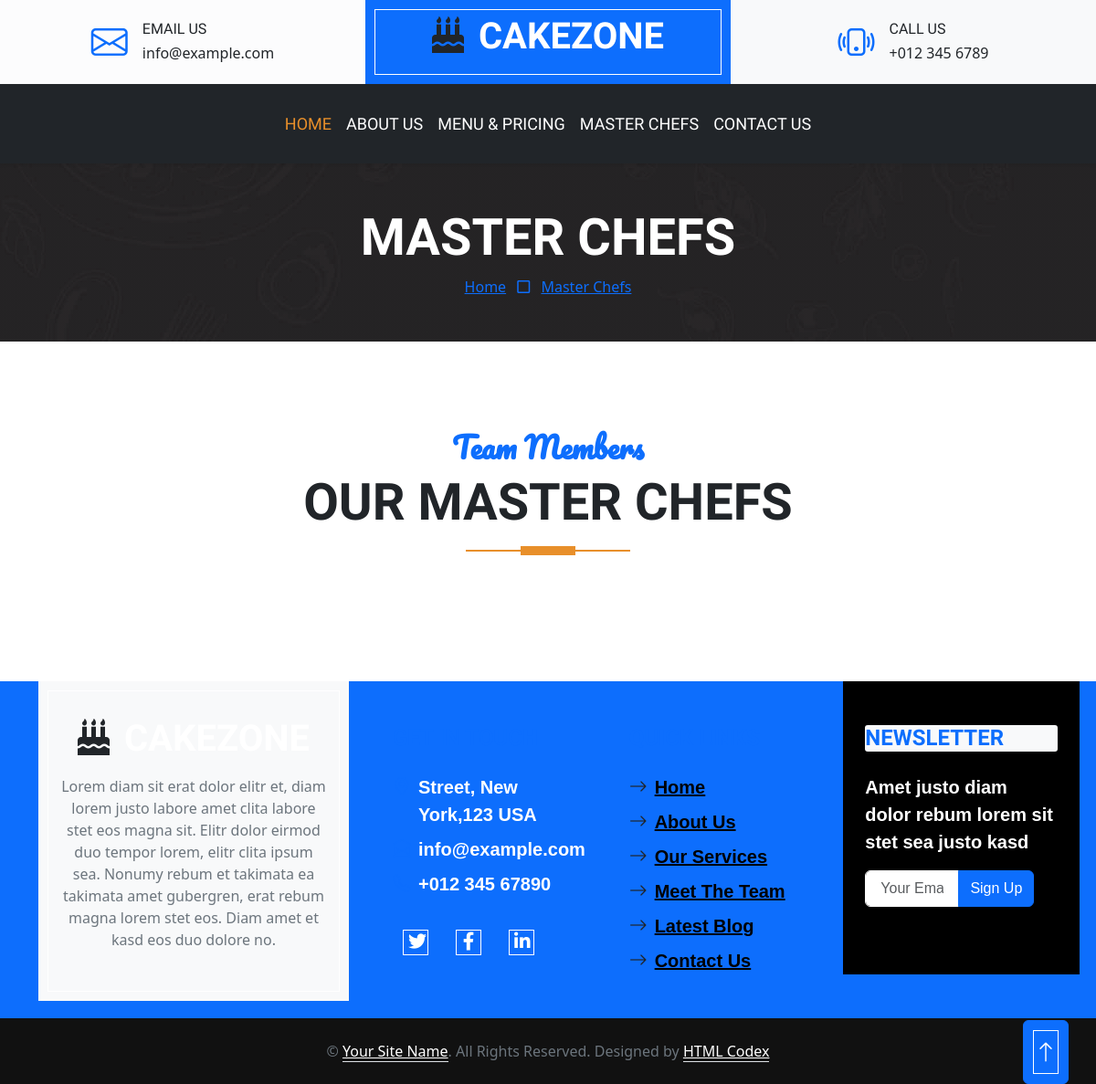
The app's page /cake/chef/, older data.
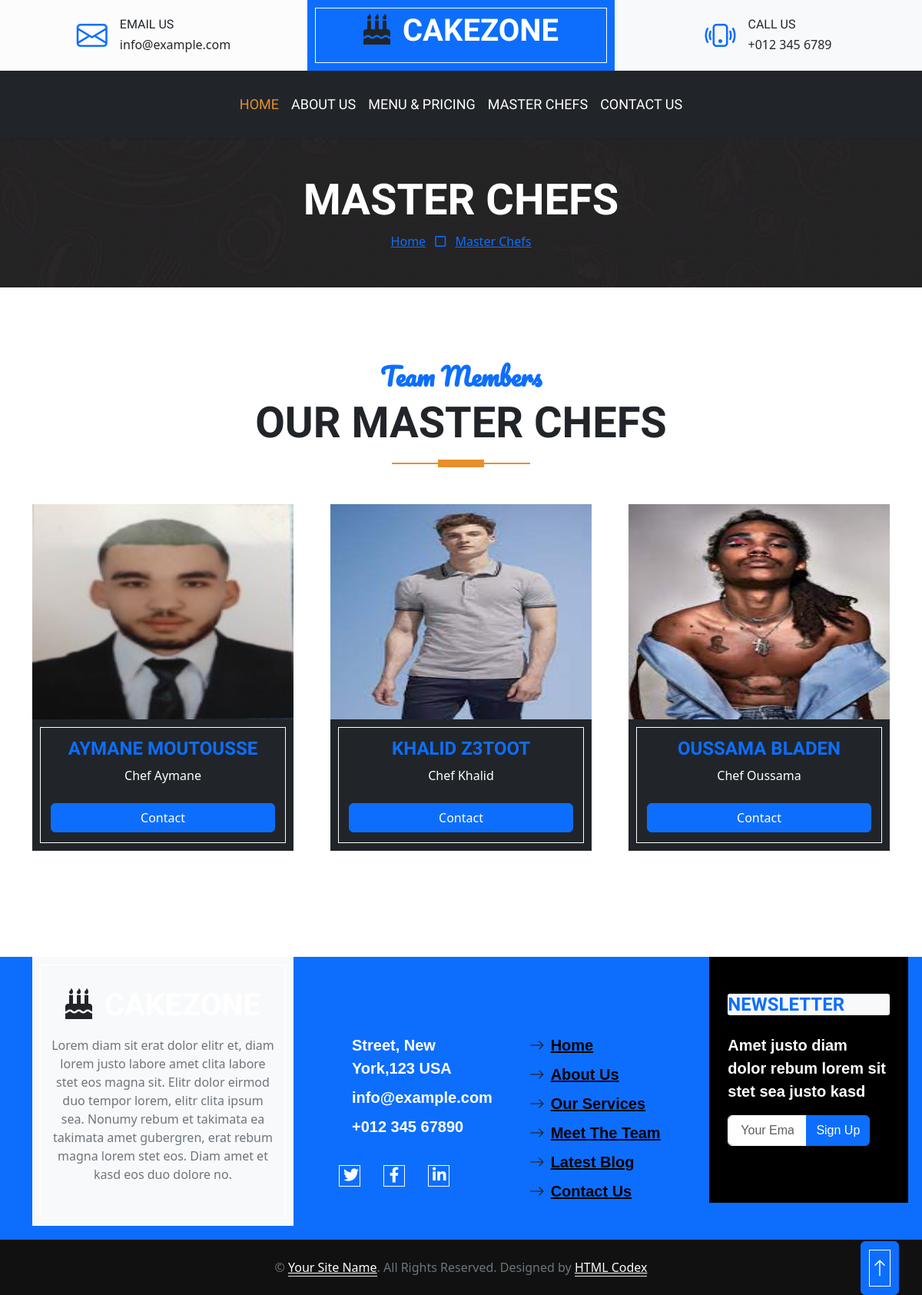
The same page, newer data.
### cakeapp/models.py (models this page shows, shortened)
class Chef(models.Model):
    name = models.CharField(max_length=50,null=False,blank=True)
    spes = models.TextField(max_length=300,null=True,blank=True)
    chef_img = models.ImageField(upload_to='imgs_chef/',null=True,blank=True)
    slug = models.SlugField(null=True,blank=True)

### cakeapp/views.py (the view)
# urls.py: path("chef/", ServicView.as_view(), name="chef"),
class ServicView(ListView):
    model = Chef
    template_name = 'pages/servise.html'
    context_object_name = 'contex'

### cakeapp/templates/pages/servise.html (shortened to what this page needs)
{% extends 'base.html' %}
{% block cake %}
    <div class="container-fluid bg-dark bg-img p-5 mb-5">
        <div class="row">
            <div class="col-12 text-center">
                <h1 class="display-4 text-uppercase text-white">Master Chefs</h1>
                <a href="{% url 'cake:index' %}">Home</a>
                <i class="far fa-square text-primary px-2"></i>
                <a href="{% url 'cake:chef' %}">Master Chefs</a>
            </div>
        </div>
    </div>
    <div class="container-fluid py-5">
        <div class="container">
            <div class="section-title position-relative text-center mx-auto mb-5 pb-3" style="max-width: 600px;">
                <h2 class="text-primary font-secondary">Team Members</h2>
                <h1 class="display-4 text-uppercase">Our Master Chefs</h1>
            </div>
            <div class="row g-5">
                {% for i in contex %}
                <div class="col-lg-4 col-md-6">
                    <div class="team-item">
                        <div class="position-relative overflow-hidden">
                        </div>
                        <div class="bg-dark border-inner text-center p-4">
                            <h4 class="text-uppercase text-primary">{{i.name}}</h4>
                            <p class="text-white m-0">{{i.spes}}</p>
                            <br>
                            <a class="btn btn-primary col-12" href="{% url 'cake:single-chef' slug=i.slug %}" role="button">Contact</a>
                        </div>
                    </div>
                </div>
                {% endfor %}
            </div>
        </div>
    </div>
{% endblock cake %}

### cakeapp/templates/base.html (shortened to what this page needs)
{% load static %}
<!DOCTYPE html>
<html lang="en">
<head>
    <link href="https://cdnjs.cloudflare.com/ajax/libs/font-awesome/5.10.0/css/all.min.css" rel="stylesheet">
    <link href="https://cdn.jsdelivr.net/npm/bootstrap-icons@1.4.1/font/bootstrap-icons.css" rel="stylesheet">
    <link href="{% static 'lib/owlcarousel/assets/owl.carousel.min.css' %}" rel="stylesheet">
    <link href="{% static 'css/bootstrap.min.css' %}" rel="stylesheet">
    <link href="{% static 'css/style.css' %}" rel="stylesheet">
    <link href="{% static 'css/single.css' %}" rel="stylesheet">
    <link href="https://cdn.jsdelivr.net/npm/bootstrap@5.3.0-alpha1/dist/css/bootstrap.min.css" rel="stylesheet">
</head>
<body>
    <div class="container-fluid px-0 d-none d-lg-block" >
        <div class="row gx-0" >
            <div class="col-lg-4 text-center bg-light-subtle py-3">
                <div class="d-inline-flex align-items-center justify-content-center">
                    <i class="bi bi-envelope fs-1 text-primary me-3"></i>
                    <div class="text-start">
                        <h6 class="text-uppercase mb-1">Email Us</h6>
                        <span>info@example.com</span>
                    </div>
                </div>
            </div>
            <div class="col-lg-4 text-center bg-primary border-inner py-3">
                <div class="d-inline-flex align-items-center justify-content-center">
                    <a href="index.html" class="navbar-brand">
                        <h1 class="m-0 text-uppercase text-white"><i class="fa fa-birthday-cake fs-1 text-dark me-3"></i>CakeZone</h1>
                    </a>
                </div>
            </div>
            <div class="col-lg-4 text-center bg-light py-3">
                <div class="d-inline-flex align-items-center justify-content-center">
                    <i class="bi bi-phone-vibrate fs-1 text-primary me-3"></i>
                    <div class="text-start">
                        <h6 class="text-uppercase mb-1">Call Us</h6>
                        <span>+012 345 6789</span>
                    </div>
                </div>
            </div>
        </div>
    </div>
    <nav class="navbar navbar-expand-lg bg-dark navbar-dark shadow-sm py-3 py-lg-0 px-3 px-lg-0">
        <div class="collapse navbar-collapse" id="navbarCollapse">
            <div class="navbar-nav ms-auto mx-lg-auto py-0">
                <a href="{% url 'cake:index' %}" class="nav-item nav-link active">Home</a>
                <a href="{% url 'cake:about' %}" class="nav-item nav-link">About Us</a>
                <a href="{% url 'cake:menu' %}" class="nav-item nav-link">Menu & Pricing</a>
                <a href="{% url 'cake:chef' %}" class="nav-item nav-link">Master Chefs</a>
                <a href="{% url 'cake:contact' %}" class="nav-item nav-link">Contact Us</a>
            </div>
        </div>
    </nav>
{% block cake %}{% endblock cake %}
     <div class="container-fluid bg-primary text-secondary" style="margin-top: 90px;background-color: aqua;">
        <div class="container">
            <div class="row gx-5 ">
                <div class="col-lg-4 col-md-6 mb-lg-n5 " style="height: 350px;">
                    <div class="d-flex flex-column align-items-center justify-content-center text-center h-100 bg-light border-inner p-4">
                        <a href="index.html" class="navbar-brand">
                            <h1 class="m-0 text-uppercase text-white"><i class="fa fa-birthday-cake fs-1 text-dark me-3"></i>CakeZone</h1>
                        </a>
                        <p class="mt-3">Lorem diam sit erat dolor elitr et, diam lorem justo labore amet clita labore stet eos magna sit. Elitr dolor eirmod duo tempor lorem, elitr clita ipsum sea. Nonumy rebum et takimata ea takimata amet gubergren, erat rebum magna lorem stet eos. Diam amet et kasd eos duo dolore no.</p>
                    </div>
                </div>
                <div class="col-lg-8 col-md-6">
                    <div class="row gx-5 text-white" style="font-size:20px;font-weight: bold;font-family: Arial, Helvetica, sans-serif;">
                        <div class="col-lg-4 col-md-12 pt-5 mb-5 ">
                            <h4 class="text-primary text-uppercase mb-4">Get In Touch</h4>
                            <div class="d-flex mb-2">
                                <i class="bi bi-geo-alt text-primary me-2"></i>
                                <p class="mb-0">Street, New York,123 USA</p>
                            </div>
                            <div class="d-flex mb-2">
                                <i class="bi bi-envelope-open text-primary me-2"></i>
                                <p class="mb-0">info@example.com</p>
                            </div>
                            <div class="d-flex mb-2">
                                <i class="bi bi-telephone text-primary me-2"></i>
                                <p class="mb-0">+012 345 67890</p>
                            </div>
                            <div class="d-flex mt-4">
                                <a class="btn btn-lg btn-primary btn-lg-square border-inner rounded-0 me-2" href="#"><i class="fab fa-twitter fw-normal"></i></a>
                                <a class="btn btn-lg btn-primary btn-lg-square border-inner rounded-0 me-2" href="#"><i class="fab fa-facebook-f fw-normal"></i></a>
                                <a class="btn btn-lg btn-primary btn-lg-square border-inner rounded-0 me-2" href="#"><i class="fab fa-linkedin-in fw-normal"></i></a>
                            </div>
                        </div>
                        <div class="col-lg-4 col-md-12 pt-0 pt-lg-5 mb-5 text-dark">
                            <h4 class="text-primary text-uppercase  mb-4 ">Quick Links</h4>
                            <div class="d-flex flex-column  justify-content-start text-dark ">
                                <a class="text-black mb-2"  href="#"><i class="bi bi-arrow-right text-dark me-2"></i>Home</a>
                                <a class="text-black mb-2"  href="#"><i class="bi bi-arrow-right text-dark me-2"></i>About Us</a>
                                <a class="text-black mb-2"  href="#"><i class="bi bi-arrow-right text-dark me-2"></i>Our Services</a>
                                <a class="text-black mb-2"  href="#"><i class="bi bi-arrow-right text-dark me-2"></i>Meet The Team</a>
                                <a class="text-black mb-2"  href="#"><i class="bi bi-arrow-right text-dark me-2"></i>Latest Blog</a>
                                <a class="text-black"  href="#"><i class="bi bi-arrow-right text-dark me-2"></i>Contact Us</a>
                            </div>
                        </div>
                        <div class="col-lg-4 col-md-12 pt-0 pt-lg-5 mb-5 bg-black">
                            <h4 class="text-primary text-uppercase mb-4 bg-light" style="border: 5px;border-radius: 3px;">Newsletter</h4>
                            <p>Amet justo diam dolor rebum lorem sit stet sea justo kasd</p>
                            <form action=""  style="width: 185px;" >
                                <div class="input-group" >
                                    <input type="text" style="height: 40px;" class="form-control border-white p-3" placeholder="Your Email">
                                    <button class="btn btn-primary">Sign Up</button>
                                </div>
                            </form>
                        </div>
                    </div>
                </div>
            </div>
        </div>
    </div>
    <div class="container-fluid text-secondary py-4" style="background: #111111;">
        <div class="container text-center">
            <p class="mb-0">&copy; <a class="text-white border-bottom" href="#">Your Site Name</a>. All Rights Reserved. Designed by <a class="text-white border-bottom" href="https://htmlcodex.com">HTML Codex</a></p>
        </div>
    </div>
    <a href="#" class="btn btn-primary border-inner py-3 fs-4 back-to-top"><i class="bi bi-arrow-up"></i></a>
</body>
</html>

### project/static/css/style.css (style rules this page uses)
:root { --primary: #E88F2A; --secondary: #FAF3EB; --light: #FFFFFF; --dark: #2B2825; }
.font-secondary { font-family: 'Pacifico', cursive; }
h1, h2, .font-weight-bold { font-weight: 700 !important; }
h3, h4, .font-weight-semi-bold { font-weight: 600 !important; }
h5, h6, .font-weight-medium { font-weight: 500 !important; }
.btn { font-family: 'Oswald', sans-serif; font-weight: 600; transition: .5s; }
.btn-primary { color: #FFFFFF; }
.border-inner { position: relative; }
.border-inner * { position: relative; z-index: 1; }
.border-inner::before { position: absolute; content: ""; top: 10px; right: 10px; bottom: 10px; left: 10px; background: none; border: 1px solid var(--light); z-index: 0; }
.btn-lg-square { width: 50px; height: 50px; }
.btn-square, .btn-sm-square, .btn-lg-square { padding-left: 0; padding-right: 0; text-align: center; }
.back-to-top { position: fixed; display: none; right: 30px; bottom: 0; border-radius: 0; z-index: 99; }
.navbar-dark .navbar-nav .nav-link { font-family: 'Oswald', sans-serif; padding: 30px 15px; font-size: 18px; font-weight: 500; text-transform: uppercase; color: var(--light); outline: none; transition: .5s; }
.navbar-dark .navbar-nav .nav-link:hover, .navbar-dark .navbar-nav .nav-link.active { color: var(--primary); }
.section-title::before { position: absolute; content: ""; width: 60px; height: 10px; left: 50%; bottom: 0; margin-left: -30px; background: var(--primary); }
.section-title::after { position: absolute; content: ""; width: 180px; height: 2px; left: 50%; bottom: 4px; margin-left: -90px; background: var(--primary); }
.bg-img { background: linear-gradient(rgba(43, 40, 37, .5), rgba(43, 40, 37, .5)), url(../img/bg.jpg) center center no-repeat; background-size: cover; }

### static/css/single.css (style rules this page uses)
body { font-family: 'Roboto Condensed', sans-serif; background-color: #f5f5f5 }

Row changes from the older to the newer data that the page shows:
added Chef: name "AYMANE MOUTOUSSE", spes "Chef Aymane"
added Chef: name "KHALID Z3TOOT", spes "Chef Khalid"
added Chef: name "OUSSAMA BLADEN", spes "Chef Oussama"
